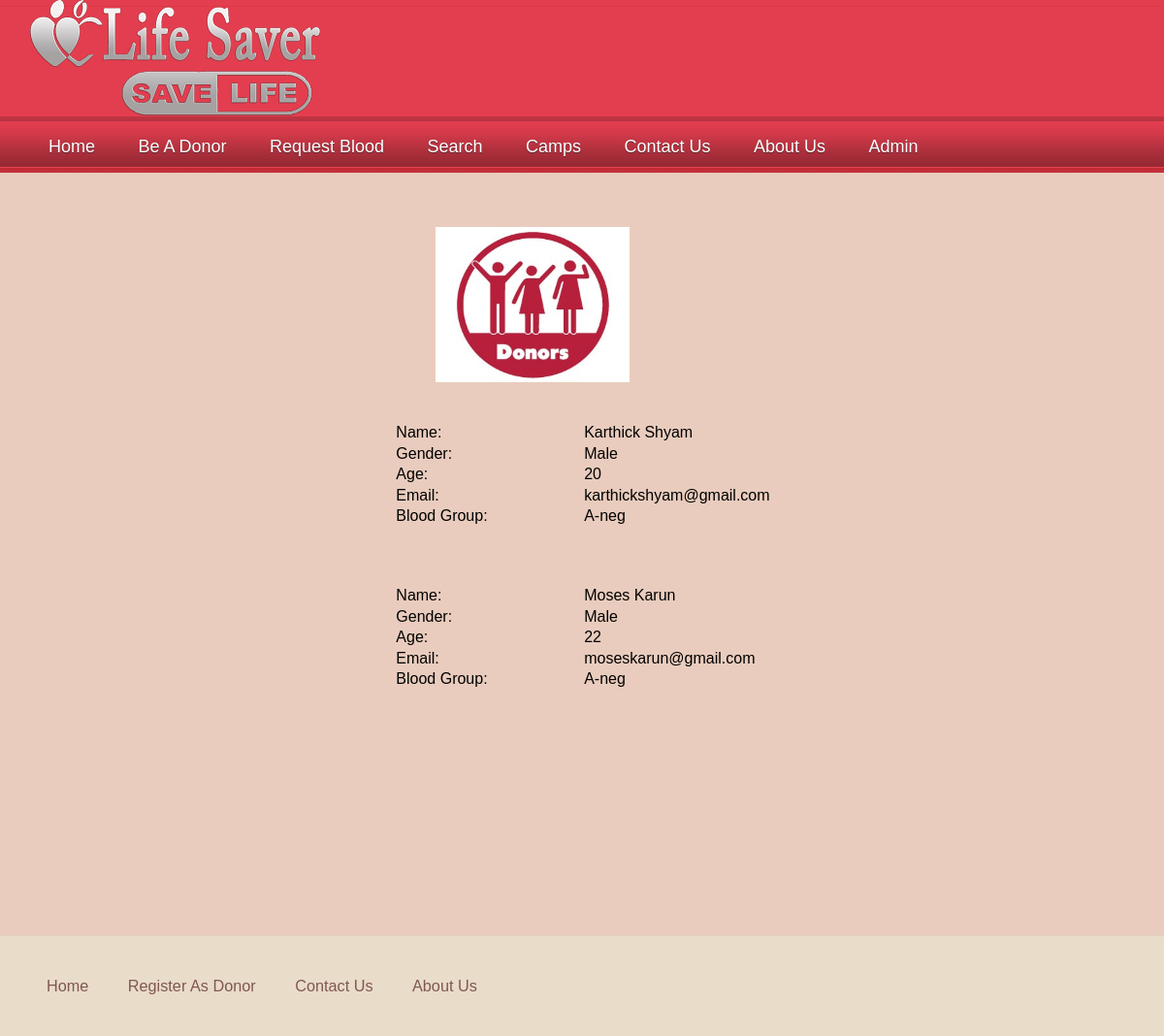
The app's page /result.php?bg=A-neg with its own data.
### tables this page shows
CREATE TABLE IF NOT EXISTS `registereddonors` (
  `donorid` int(100) NOT NULL AUTO_INCREMENT,
  `name` varchar(100) NOT NULL,
  `gender` varchar(10) NOT NULL,
  `age` int(3) NOT NULL,
  `mobile` varchar(10) NOT NULL,
  `b_g` varchar(15) NOT NULL,
  `email` varchar(100) NOT NULL, `city` varchar(100) NOT NULL,
  PRIMARY KEY (`donorid`)
);

### result.php (the view, shortened to what this page needs)
<!DOCTYPE html PUBLIC "-//W3C//DTD XHTML 1.0 Transitional//EN" "http://www.w3.org/TR/xhtml1/DTD/xhtml1-transitional.dtd">
<html xmlns="http://www.w3.org/1999/xhtml">
<head>
<link href="css/style.css" rel="stylesheet" type="text/css" media="all" />
</head>
<body>
<?php include('Admin/function.php'); ?>
<div style="background-color:#E9CCBD;">
<div class="h_bg">
	<div class="wrap">
		<div class="header">
			<div class="logo">
				<h1><a href="index.php"><img src="images/logo.png" alt=""></a></h1>
			</div>
		</div>
	</div>
</div>
<div class="nav_bg" >
	<div class="wrap">
		<ul class="nav" >
			<li><p style="font-size:18px;font-weight: bold;"><a href="index.php">Home</a></li>
			<li><p style="font-size:18px;font-weight: bold;"><a href="registration.php">Be a Donor</a></li>
			<li><p style="font-size:18px;font-weight: bold;"><a href="sendreq.php">Request Blood</a></li>
           		<li><p style="font-size:18px;font-weight: bold;"><a href="search.php">Search</a></li>
 			<li><p style="font-size:18px;font-weight: bold;"><a href="camps.php">Camps</a></li>
                    	<li><p style="font-size:18px;font-weight: bold;"><a href="contactus.php">Contact Us</a></li>
           		<li><p style="font-size:18px;font-weight: bold;"><a href="aboutus.php">About Us</a></li>
			<li><p style="font-size:18px;font-weight: bold;"><a href="admin/admimlogin.php">Admin</a></li>
           	 </ul>
	</div>
</div>
<div style=" min-height:350">
	<form method="post" enctype="multipart/form-data">
      	<table cellpadding="0" cellspacing="0" height="750" width="1100px" style="margin:auto"; >
  	<tr><td>
		<table cellpadding="0" cellspacing="0" width="800px" height="100px" style="margin:auto; border:0px" class="tableborder">
        	<tr><td><img src="images/result.png" height="160px" width="200px" style="padding-top:20px" /></td></tr>
        	<tr><td >&nbsp;</td></tr>
<?php
	$cn=makeconnection();
	$s="select * from registereddonors WHERE b_g='". $_REQUEST["bg"]."'";
	$result=mysqli_query($cn,$s);
	while($data=mysqli_fetch_array($result))
	{
?>
  		<tr><td>
		<table cellpadding="0" cellspacing="0" width="700px" height="150px" style="margin:auto; border:none;" class="tableborder">
		<tr><td width="100px"  align="center" style="vertical-align:middle">
		<td width="500px" height="50px" style="vertical-align:top">
		<center> <table cellpadding="0" width="500px" height="150px" style="border:none">
           	<tr><td colspan="2">&nbsp;</td></tr>
                <tr><td><span class="title">Name:&nbsp;&nbsp;&nbsp;&nbsp;&nbsp;&nbsp;&nbsp;&nbsp;&nbsp;&nbsp;&nbsp;&nbsp;&nbsp;&nbsp;&nbsp;&nbsp;&nbsp;&nbsp;&nbsp;&nbsp;&nbsp;&nbsp;&nbsp;&nbsp;&nbsp;&nbsp;&nbsp;&nbsp;&nbsp;&nbsp;&nbsp;&nbsp;&nbsp;</span></td><td><?php echo $data[1]; ?></td><td align="left" width="50%"></td></tr>
                <tr><td><span class="title">Gender:</span></td><td><?php echo $data[2]; ?></td></tr>
		<tr><td><span class="title">Age:</span></td><td><?php echo $data[3]; ?></td></tr>
		<tr><td><span class="title">Email:</span></td><td><?php echo $data[6]; ?></td></tr>
                <tr><td><span class="title">Blood Group:</span></td><td><?php echo $data[5]; ?></td></tr>
		<tr><td colspan="2">&nbsp;</td></tr>
                </table></center> </br>
</td></tr></table></td></tr>
<?php
   }
?>
	</table></td></tr></table></form>
</div>
<div class="ftr-bg">
	<div class="wrap">
		<div class="footer">
			<div class="f_nav">
			<ul>
				<li><p style="font-size:20px;"><a href="index.php">Home</a></li>
				<li><p style="font-size:20px;"><a href="registration.php">Register As Donor</a></li>
				<li><p style="font-size:20px;"><a href="contactus.php">Contact Us</a></li>
         			<li><p style="font-size:20px;"><a href="aboutus.php">About Us</a></li>
        		</ul>
			</div>
		</div>
	</div>
</div>
</body>
</html>

### css/style.css (style rules this page uses)
html,body,div,span,applet,object,iframe,h1,h2,h3,h4,h5,h6,p,blockquote,pre,a,abbr,acronym,address,big,cite,code,del,dfn,em,img,ins,kbd,q,s,samp,small,strike,strong,sub,sup,tt,var,b,u,i,dl,dt,dd,ol,nav ul,nav li,fieldset,form,label,legend,table,caption,tbody,tfoot,thead,tr,th,td,article,aside,canvas,details,embed,figure,figcaption,footer,header,hgroup,menu,nav,output,ruby,section,summary,time,mark,audio,video { margin:0;padding:0;border:0;font-size:100%;font:inherit;vertical-align:baseline; }
ol,ul { list-style:none;margin:0;padding:0; }
table { border-collapse:collapse;border-spacing:0; }
a { text-decoration:none; }
img { max-width:100%; }
body { font-family: Arial, Geneva,Helvetica, sans-serif; font-size: 100%; }
.wrap { margin:0 auto; width:80%; }
.h_bg { background: url('../images/h_bg.png') repeat-x ; }
.nav_bg { background: url('../images/nav_bg.png') center 0 repeat-x ; height:58px; }
.nav li { display:inline-block; }
.nav li a { font-family: 'Source Sans Pro', sans-serif; line-height:1.8em; display:block; text-decoration:none; font-weight:normal; color:#ffffff; padding:15px 20px; font-size: 1em; text-transform: capitalize; text-shadow: 0 1px 0 #5C2830; letter-spacing:0px; }
.ftr-bg { background: #E9DCC9; border-top: 1px solid rgba(214, 195, 167, 0.34); }
.footer { padding:3% 0; }
.f_nav { float:left; }
.f_nav li { display: inline-block; }
.f_nav li a { border-radius: 5px; -webkit-border-radius: 5px; -moz-border-radius: 5px; -o-border-radius: 5px; display:block; padding: 8px 18px; color: #805752; font-size: 0.8125em; }
@media only screen and (max-width: 1280px) { .wrap { width:95%; } }

### records on screen
registereddonors: name "Karthick Shyam", gender "Male", age "20", email "karthickshyam@gmail.com", b_g "A-neg"
registereddonors: name "Moses Karun", gender "Male", age "22", email "moseskarun@gmail.com", b_g "A-neg"
